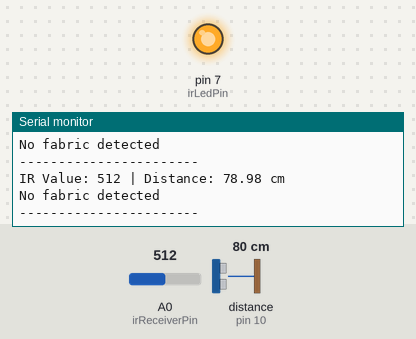
Recording of a sketch running on a simulated Arduino Uno, built with avr-gcc and run on an emulated ATmega328P. Parts: output pins drawn as LEDs (lit = HIGH), the last lines printed to the serial monitor. Wiring (inferred from the names in the program): ultrasonic range finder: trigger pin 9; echo pin 10. The inputs (shaded band) are chosen by the test bench; at power-on: distance to the obstacle (sensor on pin 10) 80 cm, A0 (irReceiverPin) = 512. The echo pulse lasts 58.3 µs per cm; pins used as bus, display or sensor lines are not drawn.

Above: at 1.3 s.
1.4 s: distance to the obstacle (sensor on pin 10) set to 2 cm
At 1.93 s:
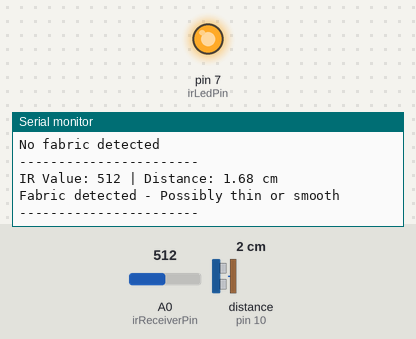
3.6 s: A0 (irReceiverPin) set to 710
At 4.1 s:
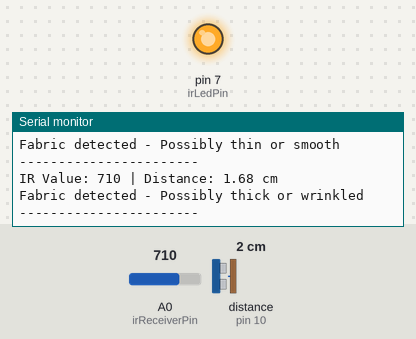

Measured:
- after the input at 1.4 s, the serial monitor: prints a new line after 0.17 s (image 1)
- after the input at 3.6 s, the serial monitor: prints a new line after 0.13 s (image 2)

The sketch:

V1.ino
```cpp
const int irLedPin = 7;
const int irReceiverPin = A0;
const int trigPin = 9;
const int echoPin = 10;

void setup() {
  Serial.begin(9600);
  pinMode(irLedPin, OUTPUT);
  digitalWrite(irLedPin, HIGH);
  pinMode(trigPin, OUTPUT);
  pinMode(echoPin, INPUT);
}

void loop() {
  int irValue = readIRSensor();
  float distance = readUltrasonic();

  Serial.print("IR Value: ");
  Serial.print(irValue);
  Serial.print(" | Distance: ");
  Serial.print(distance);
  Serial.println(" cm");

  analyzeFabric(irValue, distance);

  Serial.println("-----------------------");
  delay(500);
}

int readIRSensor() {
  return analogRead(irReceiverPin);
}

float readUltrasonic() {
  digitalWrite(trigPin, LOW);
  delayMicroseconds(2);
  digitalWrite(trigPin, HIGH);
  delayMicroseconds(10);
  digitalWrite(trigPin, LOW);

  long duration = pulseIn(echoPin, HIGH);
  return duration * 0.034 / 2.0;
}

void analyzeFabric(int ir, float dist) {
  if (ir > 700 && dist < 15) {
    Serial.println("Fabric detected - Possibly thick or wrinkled");
  } else if (ir > 400 && dist < 20) {
    Serial.println("Fabric detected - Possibly thin or smooth");
  } else {
    Serial.println("No fabric detected");
  }
}
```
